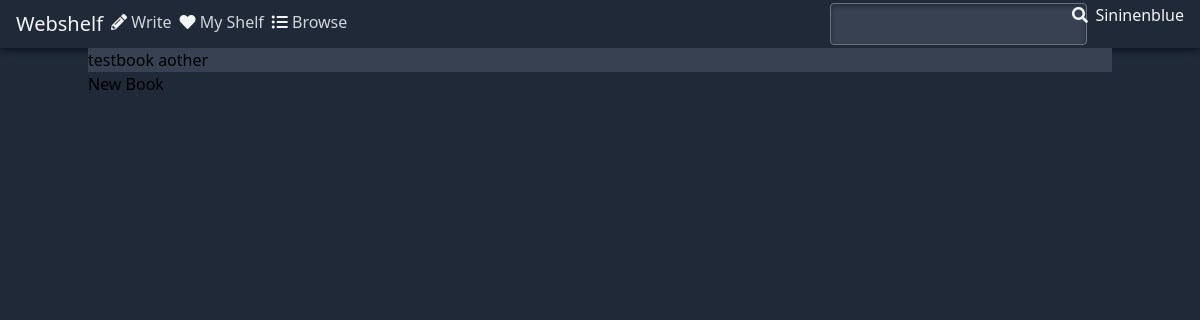
Before: /desk/ (signed in) with the older database file.
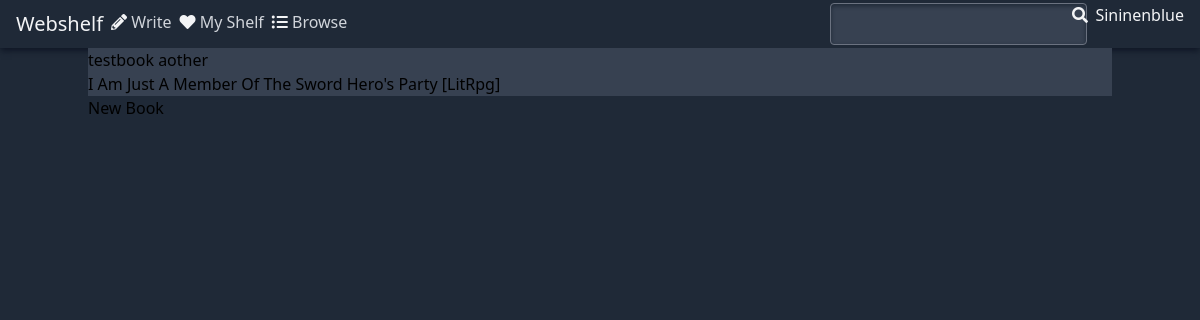
After: the same page with the newer database file.
### books/models.py (models this page shows, shortened)
class Book(models.Model):
    author = models.ForeignKey(AuthorProfile, on_delete=models.CASCADE)
    cover = models.ImageField(
        upload_to="covers/",
        height_field="cover_h",
        width_field="cover_w",
        default="covers/cover_default.jpg",
    )
    cover_w = models.IntegerField(default=0)
    cover_h = models.IntegerField(default=0)
    title = models.CharField(max_length=256)
    synopsis = models.TextField(max_length=4096)
    created_date = models.DateTimeField(auto_now_add=True)
    quality_rating = models.IntegerField(default=0)
    popularity_rating = models.IntegerField(default=0)
    words = models.IntegerField(default=0)
    views = models.IntegerField(default=0)
    follows = models.IntegerField(default=0)

### desk/views.py (the view)
# urls.py: path("", views.dashboard, name="dashboard"),
def dashboard(request):
    current_author = User.objects.get(
        username=request.user.username).authorprofile
    context = {"book_list": Book.objects.filter(author=current_author)}
    return render(request, "desk/dashboard.html", context)

### desk/templates/desk/dashboard.html (shortened to what this page needs)
{% extends "base.html" %}
{% block content %}
<div class="bg-gray-700">
    {% for book in book_list %}
    <div>
        <a href="{% url 'desk:view_book' book.id %}">{{ book.title }}</a>
    </div>
    {% endfor %}
</div>
<a href="{% url 'desk:create_book' %}">New Book</a>
{% endblock %}

Changed rows visible on the page:
added Book: title "I Am Just A Member Of The Sword Hero's Party [LitRpg]"
